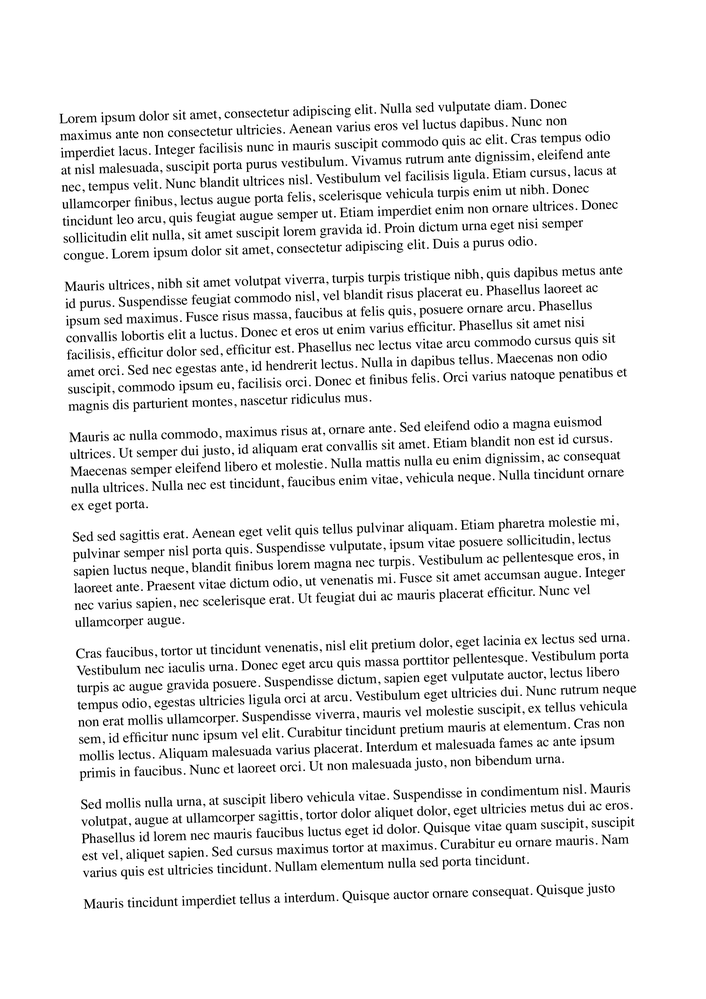
#> input picture sample-images/dataset/li_+1.77.png, 706 x 999 px, shrunk from 2480 x 3509 before the run
$ python -i deskew_service.py   (imports and definitions only)
#> lines starting #> are read from the running program, lines starting #| are printed output that depends on the picture; after the words box and inside, x2 and y2 are one past the last pixel; in counts of white or black regions, pixels touching at a corner belong together
#> further down, picture is the input picture: shape (999, 706, 3); min 0, max 255, mean 236
### python-service/services/graphics_service.py
from typing import Tuple
from PIL import Image as imageMain
from PIL.Image import Image
import tempfile
import pdf2image
import cv2
import numpy

# This service contains all OpenCV / PIL / PDF functions that can be reused
class GraphicsService():
    def openImagePil(self, imagePath: str) -> Image:
        return imageMain.open(imagePath)

    def convertPilImageToCvImage(self, pilImage: Image):
        return cv2.cvtColor(numpy.array(pilImage), cv2.COLOR_RGB2BGR)

    def convertCvImagetToPilImage(self, cvImage) -> Image:
        return imageMain.fromarray(cv2.cvtColor(cvImage, cv2.COLOR_BGR2RGB))

    def openImageCv(self, imagePath: str):
        return self.convertPilImageToCvImage(self.openImagePil(imagePath))

    def cvToGrayScale(self, cvImage):
        return cv2.cvtColor(cvImage, cv2.COLOR_BGR2GRAY)

    def cvApplyGaussianBlur(self, cvImage, size: int):
#> called with size = 9
        return cv2.GaussianBlur(cvImage, (size, size), 0)
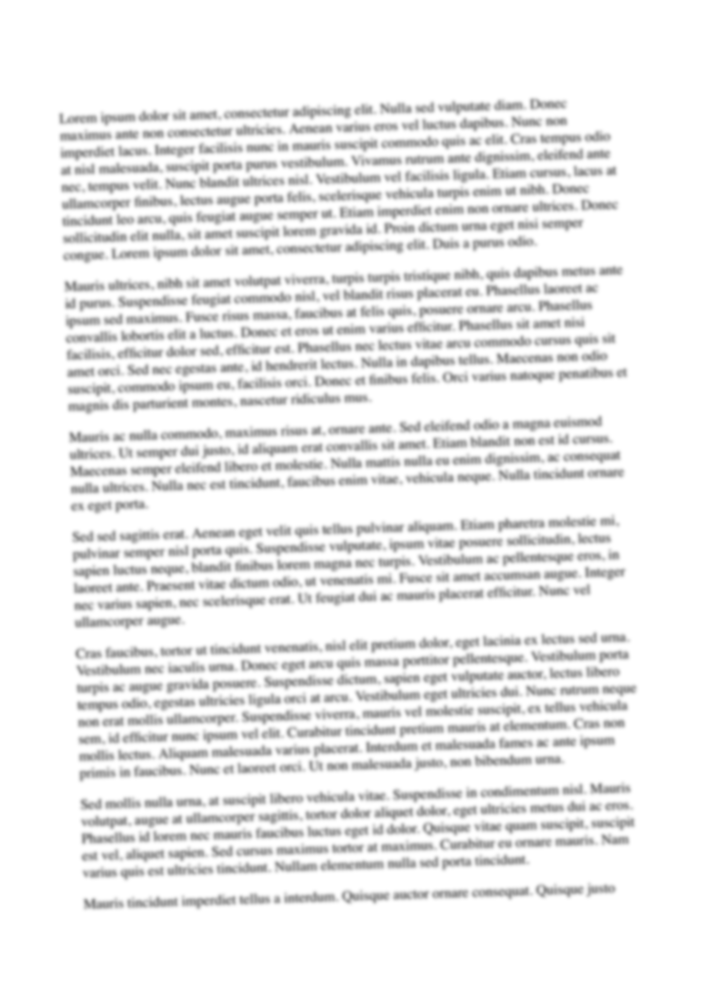
#> returned value: shape (999, 706); min 142, max 255, mean 236

    # Extracts all contours from the image, and resorts them by area (from largest to smallest)
    def cvExtractContours(self, cvImage):
        contours, hierarchy = cv2.findContours(cvImage, cv2.RETR_LIST, cv2.CHAIN_APPROX_SIMPLE)
        contours = sorted(contours, key = cv2.contourArea, reverse = True)
        return contours

    # Apply new color to the outer border of the image
    # [25 lines left out: functions paintOverBorder, rotateImage, renderPdfDocumentPageToImageFromPath, not called in this run]

### python-service/services/deskew_service.py
from typing import Tuple
import cv2
import numpy
from services.graphics_service import GraphicsService

# This service contains core methods needed to deskew images
class DeskewService():
    # Calculate skew angle of an image
    def getSkewAngle(self, cvImage, debug: bool = False) -> float:
        # Prep image, copy, convert to gray scale, blur, and threshold
        newImage = cvImage.copy()
        gray = GraphicsService().cvToGrayScale(newImage)
        blur = GraphicsService().cvApplyGaussianBlur(gray, 9)
        thresh = cv2.threshold(blur, 0, 255, cv2.THRESH_BINARY_INV + cv2.THRESH_OTSU)[1]
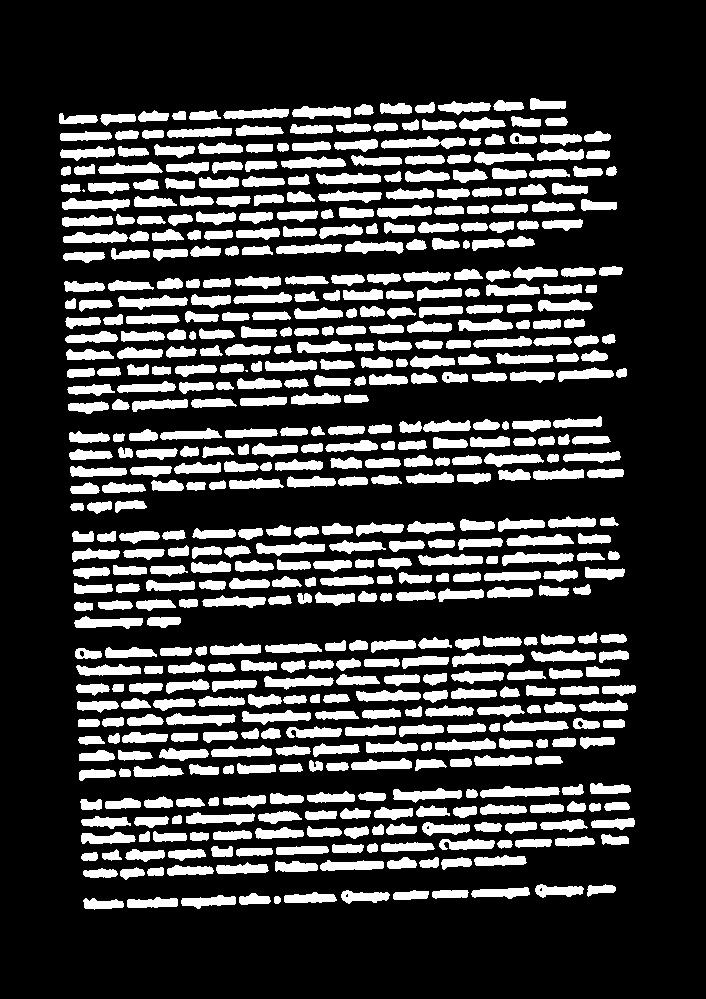
#> thresh: shape (999, 706); 22.9% white; 568 white regions (2 under 20 px), largest, box (x1, y1, x2, y2) and area: (381, 136, 466, 149) 675, (480, 786, 560, 798) 655, (452, 653, 524, 667) 633
        if debug:
            cv2.imshow('Gray', gray)
            cv2.imshow('Blur', blur)
            cv2.imshow('Thresh', thresh)
            cv2.waitKey()

        # Apply dilate to merge text into meaningful lines/paragraphs.
        # Use larger kernel on X axis to merge characters into single line, cancelling out any spaces.
        # But use smaller kernel on Y axis to separate between different blocks of text
        kernel = cv2.getStructuringElement(cv2.MORPH_RECT, (30, 5))
        dilate = cv2.dilate(thresh, kernel, iterations=5)
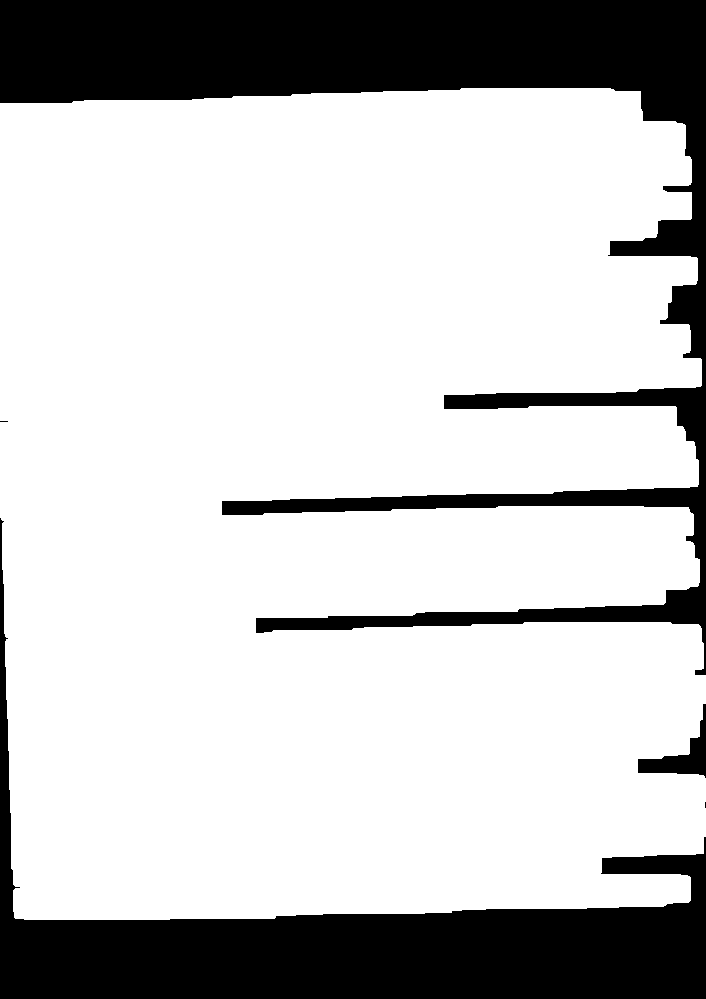
#> dilate: shape (999, 706); 77% white; 5 black regions (2 under 20 px)
        if debug:
            cv2.imshow('Dilate', dilate)
            cv2.waitKey()

        # Find all contours
        contours = GraphicsService().cvExtractContours(dilate)
#> in cvExtractContours, `contours, hierarchy = cv2.findContours(cvImage, cv2.RETR_LIST, cv2.CHA..`: contours = 1 contour; box (x1, y1, x2, y2) and area: (0, 88, 706, 920) 540224
        if debug:
            temp1 = cv2.drawContours(newImage.copy(), contours, -1, (255, 0, 0), 2)
            cv2.imshow('All Contours', temp1)
            cv2.waitKey()

        # Find largest contour and surround in min area box
        largestContour = contours[0]
#> largestContour = contour of 438 points, box (x1, y1, x2, y2) (0, 88, 706, 920), area 540224
        minAreaRect = cv2.minAreaRect(largestContour)
#> minAreaRect = ((352.5, 503.5), (705.5, 823.8), -1.77)
        if debug:
            minAreaRectContour = numpy.int0(cv2.boxPoints(minAreaRect))
            temp2 = cv2.drawContours(newImage.copy(), [minAreaRectContour], -1, (255, 0, 0), 2)
            cv2.imshow('Largest Contour', temp2)
            cv2.waitKey()

        # Determine the angle. Convert it to the value that was originally used to obtain skewed image
        angle = minAreaRect[-1]
#> angle = -1.77
        if angle < -45:
            angle = 90 + angle
            return -1.0 * angle
        elif angle > 45:
            angle = 90 - angle
            return angle
        return -1.0 * angle

        # As your page gets more complex you might want to look into more advanced angle calculations
        #
        # Maybe use the average angle of all contours.
        # allContourAngles = [cv2.minAreaRect(c)[-1] for c in contours]
        # angle = sum(allContourAngles) / len(allContourAngles)
        #
        # Maybe take the angle of the middle contour.
        # middleContour = contours[len(contours) // 2]
        # angle = cv2.minAreaRect(middleContour)[-1]
        #
        # Maybe average angle between largest, smallest and middle contours.
        # largestContour = contours[0]
        # middleContour = contours[len(contours) // 2]
        # smallestContour = contours[-1]
        # angle = sum([cv2.minAreaRect(largestContour)[-1], cv2.minAreaRect(middleContour)[-1], cv2.minAreaRect(smallestContour)[-1]]) / 3
        #
        # Experiment and find out what works best for your case.

    # Deskew image
    def deskew(self, cvImage) -> Tuple:
        angle = self.getSkewAngle(cvImage)
        return GraphicsService().rotateImage(cvImage, -1.0 * angle), angle

>>> import cv2
>>> picture = cv2.imread('../../sample-images/dataset/li_+1.77.png')
>>> result = DeskewService().getSkewAngle(picture)
#> result = 1.77

$ run again, on sample-images/dataset/li_+4.36.png
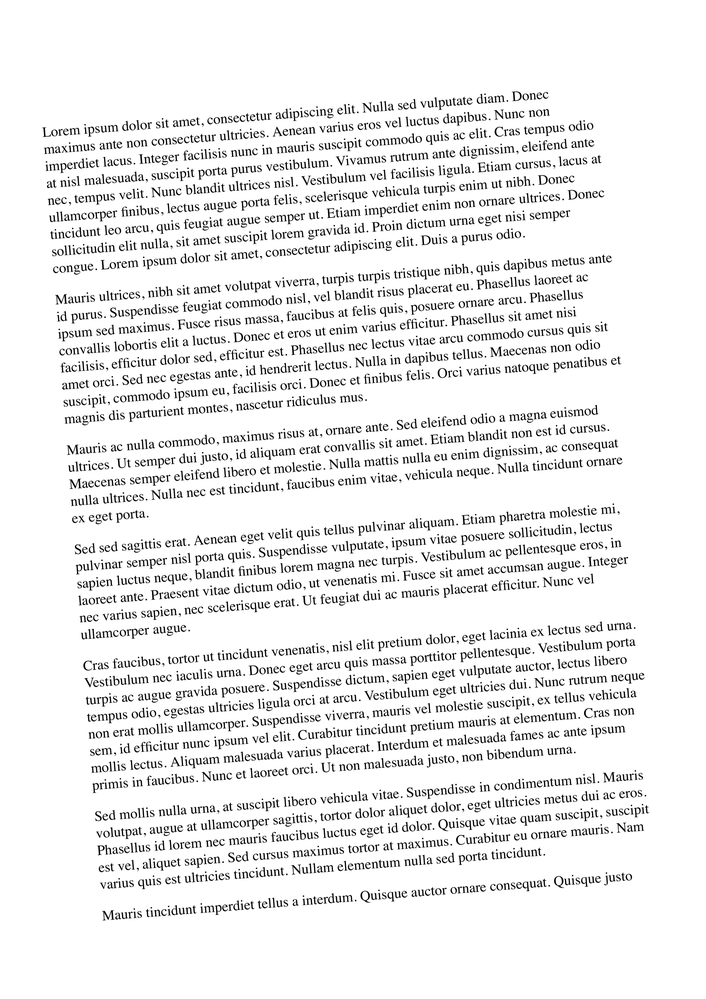
#> input picture sample-images/dataset/li_+4.36.png, 706 x 999 px, shrunk from 2480 x 3509 before the run
#> picture is the input picture: shape (999, 706, 3); min 0, max 255, mean 236
#> in getSkewAngle, `thresh = cv2.threshold(blur, 0, 255, cv2.THRESH_BINARY_INV + cv2.THRES..`:
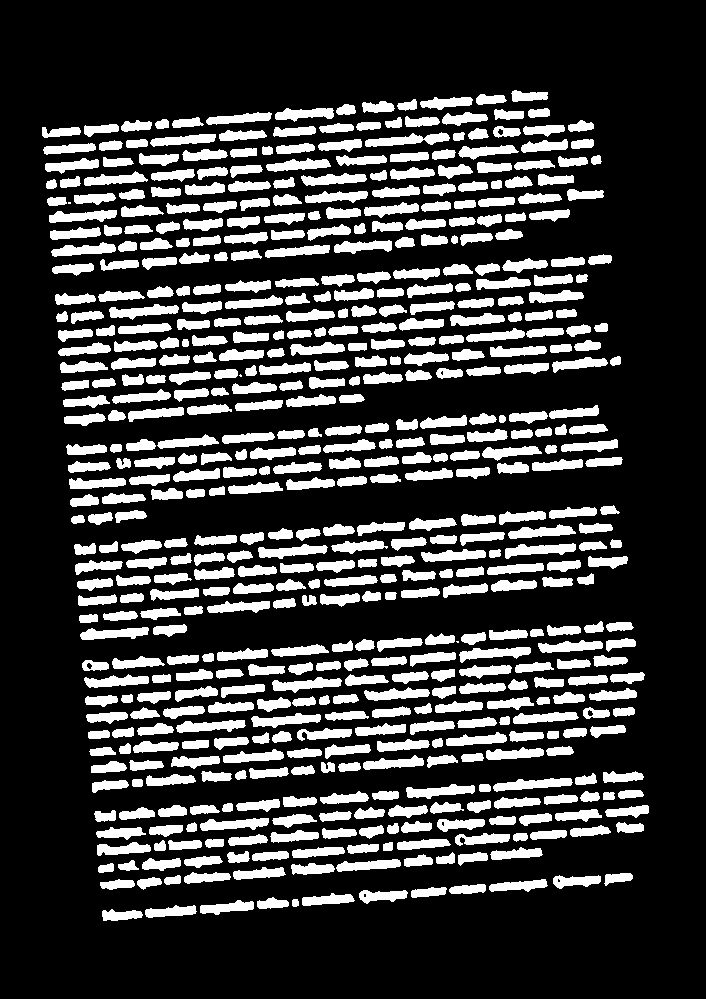
#> thresh: shape (999, 706); 22.9% white; 569 white regions (3 under 20 px), largest, box (x1, y1, x2, y2) and area: (365, 132, 450, 147) 664, (493, 778, 573, 792) 651, (505, 543, 576, 559) 626
#> in getSkewAngle, `dilate = cv2.dilate(thresh, kernel, iterations=5)`:
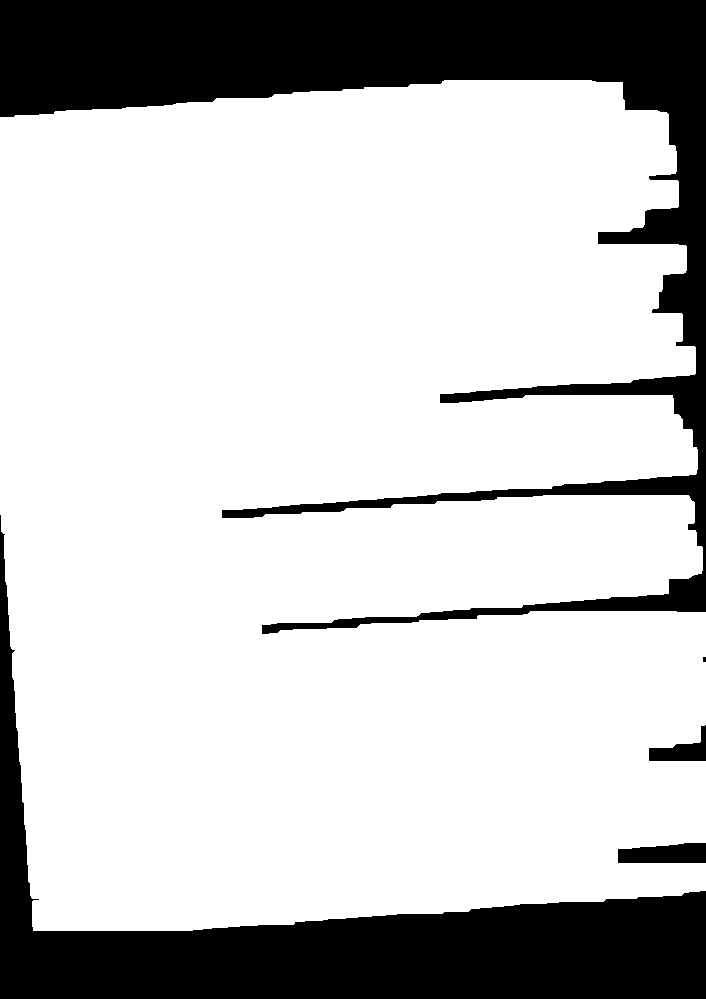
#> dilate: shape (999, 706); 77.3% white; 5 black regions (1 under 20 px)
#> in cvExtractContours, `contours, hierarchy = cv2.findContours(cvImage, cv2.RETR_LIST, cv2.CHA..`: contours = 1 contour; box (x1, y1, x2, y2) and area: (0, 80, 706, 931) 542386
#> largestContour = contour of 600 points, box (x1, y1, x2, y2) (0, 80, 706, 931), area 542386
#> minAreaRect = ((352.7, 503.2), (705.7, 830.6), -4.22)
#> angle = -4.22
#> result = 4.22
